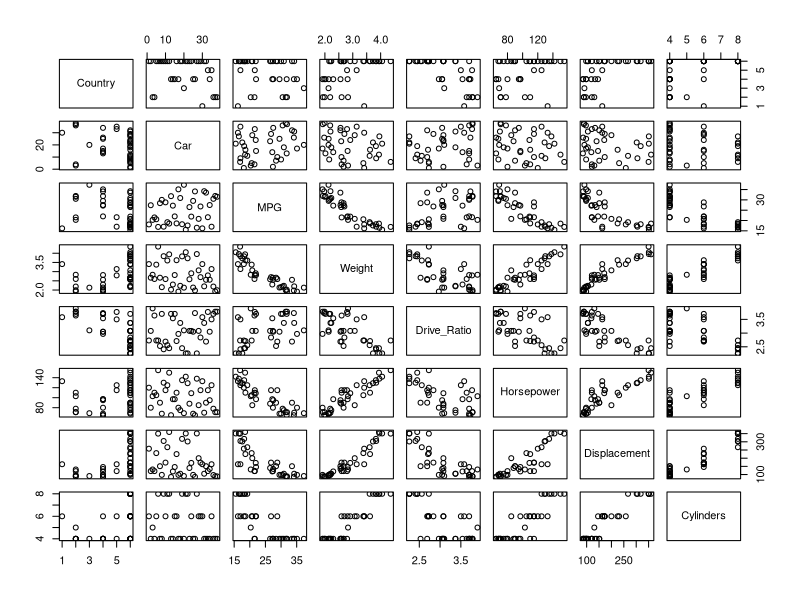
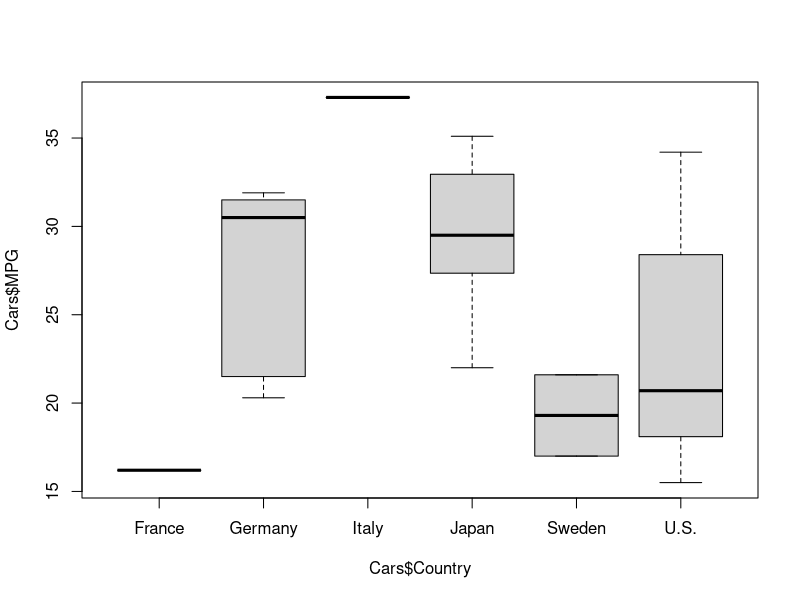

These figures' R source, in order: (Note: this script raises an error after producing the figures.)
## ---- chunk 1
1 + 1
exp(-2)
sqrt(2 * pi)
## ---- chunk 2
2 / 0
3 / 2 * 3
## ---- chunk 3
print("Hello 5400!")
## ---- chunk 4
0.1 + 0.2 == 0.3
all.equal(0.1 + 0.2, 0.3)
.Machine$double.eps
## ---- chunk 5
1:3 + 1:2
1:4 + 1:2
## ---- chunk 6
Cars <- read.delim("data/Cars.dat")
#  <- is assignment operator
str(Cars)
## ---- chunk 7
# show the first six rows
head(Cars)
## ---- chunk 8
# show the last six rows
tail(Cars)
## ---- chunk 9
summary(Cars)
## ---- chunk 10
plot(Cars)
## ---- chunk 11
class(Cars)
## ---- chunk 12
a1 <- c(1, 2, 3)
class(a1)
typeof(a1)
is.integer(a1)
is.atomic(a1)
## ---- chunk 13
a2 <- c(1L, 2L, 3L)
# same as a2 <- seq(3) or seq.int(3)
class(a2)
typeof(a2)
## ---- chunk 14
a3 <- c(T, F, TRUE, FALSE) # Always write TRUE and FALSE in full.
class(a3); typeof(a3) # semicolons not recommended.
as.numeric(a3)
## ---- chunk 15
T <- FALSE
c(T, TRUE)
rm(T)     # put things back
T
## ---- chunk 16
a4 <- c("T", "F")
class(a4); typeof(a4)
as.numeric(a4)
## ---- chunk 17
a5 <- c(T, F, "T", "F")
typeof(a5)
## ---- chunk 18
# Chatbot: "b <- a does not copy the vector. Both names point to the same
# data, so after b[4] <- 4, a also prints 1 2 3 4."
a <- c(1, 2, 3)
b <- a
b[4] <- 4
a
## ---- chunk 19
l1 <- list(c(1, 2), c(T, F), c("T", "F"), 1 + 2)
str(l1)
unlist(l1)
## ---- chunk 20
l2 <- list(list(), list(list()))
str(l2)
## ---- chunk 21
a1 <- c(T, T, F)
l1 <- list(T, T, 2)
names(a1) <- names(l1) <- paste0("name", 1:3)
## ---- chunk 22
a1
## ---- chunk 23
l1$name2
l1[2]
## ---- chunk 24
length(a1); length(l1)
## ---- chunk 25
attr(a1, "my_attr") <- "This is my vector."
attributes(a1)
a1
## ---- chunk 26
x <- factor(c("S", "T", "A", "T"))
x
## ---- chunk 27
is.atomic(x)
is.factor(x)
## ---- chunk 28
attributes(x)
levels(x)
## ---- chunk 29
is.factor(Cars$Country)
Cars$Country <- factor(Cars$Country)
levels(Cars$Country)
## ---- chunk 30
boxplot(Cars$MPG ~ Cars$Country)
## ---- chunk 31
f <- factor(c("10", "9", "8"))
as.numeric(f)
## ---- chunk 32
a <- matrix(1:6, ncol = 3, nrow = 2)
b <- array(1:12, c(2, 3, 2))
## ---- chunk 33
b <- 1:12
dim(b) <- c(2, 3, 2)
## ---- chunk 34
rownames(a) <- c("row1", "row2")
colnames(a) <- paste0("col", 1:3)
dimnames(b) <- list(letters[1:2], LETTERS[1:3],
  c("one", "two"))
## ---- chunk 35
# a
# b
## ---- chunk 36
dat <- data.frame(x1 = 2:4, x2 = letters[1:3])
str(dat)
## ---- chunk 37
dat2 <- data.frame(x1 = 2:4, x2 = letters[1:3],
  stringsAsFactors = FALSE)
str(dat2)
## ---- chunk 38
is.list(Cars)
dim(Cars)
## ---- chunk 39
is.data.frame(Cars)
str(Cars)
## ---- chunk 40
(x <- 1:4 * 10)
x[c(1, 3)] # assign values: x[c(1, 3)] <- c(1, 2)
## ---- chunk 41
x[order(x)]
x[c(1, 1)]
x[c(1.2, 2.9)]
## ---- chunk 42
x[-c(3, 1)]
x[c(-3, 1)]
## ---- chunk 43
x[x < 25]
which(x < 25)
## ---- chunk 44
x[c(TRUE, FALSE, TRUE, TRUE)]
x[c(TRUE, FALSE)]
## ---- chunk 45
x[c(TRUE, FALSE, TRUE, TRUE, TRUE)]
x[c(TRUE, FALSE, NA, TRUE)]
## ---- chunk 46
names(x) <- letters[1:4]
x[c("a", "c")]
## ---- chunk 47
# Chatbot: "Logical subsetting keeps the elements marked TRUE. The index
# here has only two values, so R uses them for the first two elements and
# ignores the rest. v[c(TRUE, FALSE)] therefore returns the first element,
# a vector of length 1."
v <- 1:6 * 5
v[c(TRUE, FALSE)]
## ---- chunk 48
# Chatbot: "In R, as in NumPy, a[1:2] returns a view of a, so writing to it
# changes a. Subsetting with c(1, 2) or with a logical vector returns a copy."
a <- c(1, 2, 3, 4, 5)
b <- a[1:2]
b[1] <- 99
cat("after a[1:2]      :", a, "\n")

a <- c(1, 2, 3, 4, 5)
d <- a[c(1, 2)]
d[1] <- 99
cat("after a[c(1, 2)]  :", a, "\n")

a <- c(1, 2, 3, 4, 5)
m <- a[a > 3]
m[1] <- 99
cat("after a[a > 3]    :", a, "\n")
## ---- chunk 49
l1 <- list(a = 1, b = 2, c = 3)
## ---- chunk 50
l1$a
l1[[1]]
l1[1]
## ---- chunk 51
f1 <- factor(c("s", "t", "a", "t"))
f1[1:2]
f1[1:2, drop = TRUE]
## ---- chunk 52
a <- matrix(1:8, 2, 4)
colMeans(a[, 1:2])
a[, 1]
## ---- chunk 53
colMeans(a[, 1])
## ---- chunk 54
a[, 1, drop = FALSE]
colMeans(a[, 1, drop = FALSE])
## ---- chunk 55
Cars[1:6, ]
## ---- chunk 56
head(Cars[, c("Country", "MPG", "Weight")])
## ---- chunk 57
head(Cars[Cars$Country == "U.S.", ])
## ---- chunk 58
head(Cars[Cars$Country == "Japan", ])
## ---- chunk 59
table(Cars$Country)
summary(Cars[Cars$Country == "U.S.", "MPG"])
summary(Cars[Cars$Country == "Japan", "MPG"])
## ---- chunk 60
hist(Cars[Cars$Country == "U.S.", "MPG"])
## ---- chunk 61
hist(Cars[Cars$Country == "Japan", "MPG"])
## ---- chunk 62
t.test(Cars[Cars$Country == "U.S.", "MPG"])
## ---- chunk 63
UStout <- t.test(Cars[Cars$Country == "U.S.", "MPG"])
names(UStout)
## ---- chunk 64
UStout$conf.int
UStout$estimate
UStout$statistic
## ---- chunk 65
t.test(Cars[Cars$Country == "Japan", "MPG"])
## ---- chunk 66
t.test(Cars[Cars$Country == "U.S.", "MPG"],
  Cars[Cars$Country == "Japan", "MPG"])
